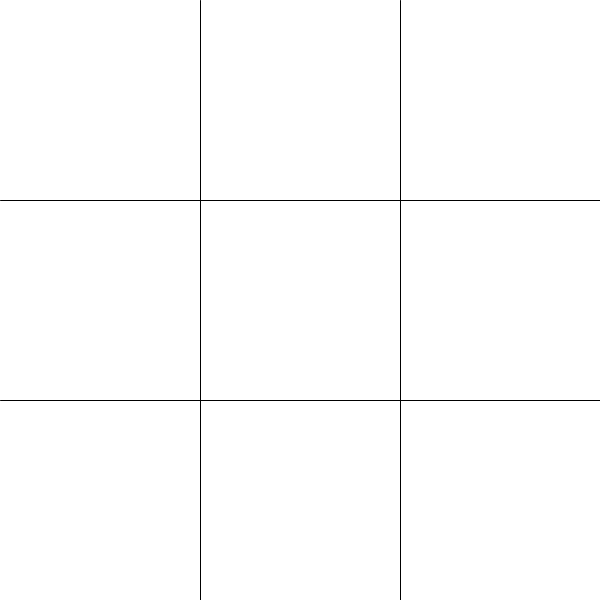
Frame 1 (no input)
Frame 60 (the mouse pressed at the canvas centre just before this capture): identical to frame 1, image omitted
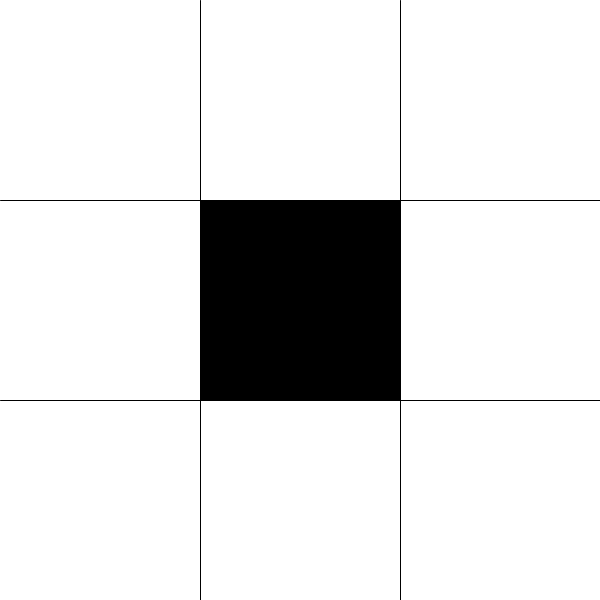
Frame 120 (the mouse held since frame 60 and released just before this capture)

The Processing sketch that drew these frames (run headless with seeded random() and noise(); from frame 60 on, the mouse is pressed at the canvas centre):

// Processing sketch: rollover
// ── rollover.pde
void setup(){
  size(600,600);
  
}
void draw(){
  background(255);
  line(200,0,200,600);
    line(400,0,400,600);
    line(0,200,600,200);
    line(0,400,600,400);
    if ((mouseX > 0) && (mouseX < 200) && (mouseY > 0) && (mouseY < 200)) {
      
  fill(0);
  rect(0,0,200,200);
} else if ((mouseX > 200) && (mouseX < 400) && (mouseY > 0) && (mouseY < 200)) {
  
  fill(0);
  rect(200,0,200,200);
} else if ((mouseX > 400) && (mouseX < 600) && (mouseY > 0) && (mouseY < 200)) {
  
  fill(0);
  rect(400,0,200,200);
}  else if ((mouseX > 0) && (mouseX < 200) && (mouseY > 200) && (mouseY < 400)) {
  
  fill(0);
  rect(0,200,200,200);
} else if ((mouseX > 200) && (mouseX < 400) && (mouseY > 200) && (mouseY < 400)) {
  
  fill(0);
  rect(200,200,200,200);
} else if ((mouseX > 400) && (mouseX < 600) && (mouseY > 200) && (mouseY < 400)) {
 
  fill(0);
  rect(400,200,200,200);
} else if ((mouseX > 0) && (mouseX < 200) && (mouseY > 400) && (mouseY < 600)) {

  fill(0);
  rect(0,400,200,200);
} else if ((mouseX > 200) && (mouseX < 400) && (mouseY > 400) && (mouseY < 600)) {
  
  fill(0);
  rect(200,400,200,200);
} else if ((mouseX > 400) && (mouseX < 600) && (mouseY > 400) && (mouseY < 600)) {
  
  fill(0);
  rect(400,400,200,200);
} 

else {
 } }
